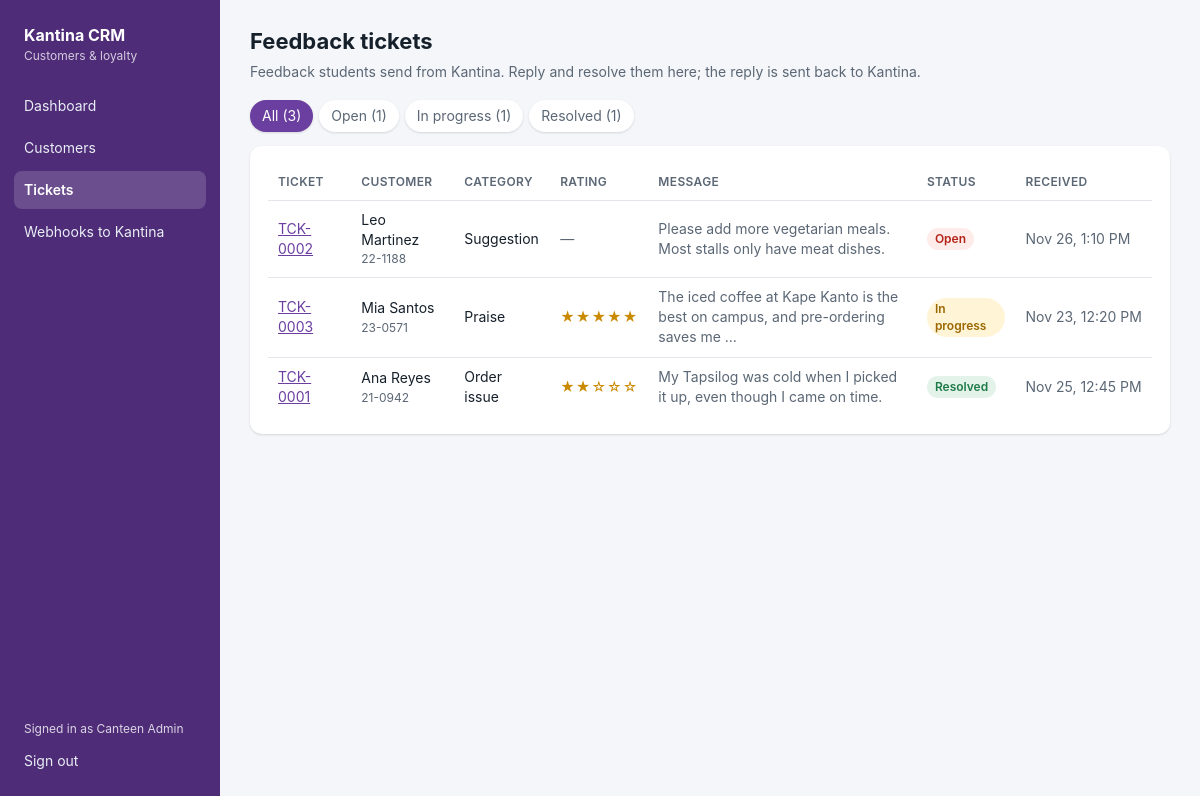
/crm/admin/tickets.php (signed in), run on the app's committed database.
### tables this page shows
CREATE TABLE crm_tickets (
  id           INT UNSIGNED AUTO_INCREMENT PRIMARY KEY,
  ticket_no    VARCHAR(20)  NULL UNIQUE,
  external_ref VARCHAR(40)  NOT NULL UNIQUE,
  customer_id  INT UNSIGNED NOT NULL,
  order_ref    VARCHAR(40)  NULL,
  stall_id     VARCHAR(40)  NULL,
  category     ENUM('order_issue','complaint','suggestion','praise') NOT NULL,
  rating       TINYINT UNSIGNED NULL,
  message      TEXT         NOT NULL,
  status       ENUM('open','in_progress','resolved') NOT NULL DEFAULT 'open',
  reply        TEXT         NULL,
  created_at   DATETIME     NOT NULL DEFAULT CURRENT_TIMESTAMP,
  updated_at   DATETIME     NOT NULL DEFAULT CURRENT_TIMESTAMP ON UPDATE CURRENT_TIMESTAMP,
  resolved_at  DATETIME     NULL,
  KEY idx_crm_tickets_status (status, created_at),
  CONSTRAINT fk_crm_tickets_customer FOREIGN KEY (customer_id) REFERENCES crm_customers(id) ON DELETE CASCADE
);

CREATE TABLE crm_customers (
  id              INT UNSIGNED AUTO_INCREMENT PRIMARY KEY,
  kantina_user_id INT UNSIGNED  NOT NULL UNIQUE,
  student_id      VARCHAR(20)   NULL,
  name            VARCHAR(120)  NOT NULL,
  email           VARCHAR(120)  NULL,
  orders_count    INT UNSIGNED  NOT NULL DEFAULT 0,
  total_spent     DECIMAL(10,2) NOT NULL DEFAULT 0,
  points          INT UNSIGNED  NOT NULL DEFAULT 0,
  tier            ENUM('Bronze','Silver','Gold') NOT NULL DEFAULT 'Bronze',
  first_order_at  DATETIME      NULL,
  last_order_at   DATETIME      NULL,
  created_at      DATETIME      NOT NULL DEFAULT CURRENT_TIMESTAMP,
  updated_at      DATETIME      NOT NULL DEFAULT CURRENT_TIMESTAMP ON UPDATE CURRENT_TIMESTAMP,
  KEY idx_crm_customers_name (name)
);

### crm/api/lib/Db.php (called while the page is built, shortened)
<?php
final class Db
{
    private static ?PDO $pdo = null;
    public static function pdo(): PDO
    {
        if (self::$pdo === null) {
            $dsn = sprintf(
                'mysql:host=%s;port=%d;dbname=%s;charset=utf8mb4',
                Config::get('db.host', '127.0.0.1'),
                (int) Config::get('db.port', 3306),
                Config::get('db.name')
            );
            self::$pdo = new PDO($dsn, Config::get('db.user', 'root'), (string) Config::get('db.pass', ''), [
                PDO::ATTR_ERRMODE => PDO::ERRMODE_EXCEPTION,
                PDO::ATTR_DEFAULT_FETCH_MODE => PDO::FETCH_ASSOC,
                PDO::ATTR_EMULATE_PREPARES => false,
                PDO::ATTR_STRINGIFY_FETCHES => false,
            ]);
            self::$pdo->exec("SET time_zone = '+08:00'");
            self::$pdo->exec("SET SESSION sql_mode = 'ONLY_FULL_GROUP_BY,STRICT_TRANS_TABLES,NO_ZERO_IN_DATE,NO_ZERO_DATE,ERROR_FOR_DIVISION_BY_ZERO,NO_ENGINE_SUBSTITUTION'");
        }
        return self::$pdo;
    }
    public static function all(string $sql, array $params = []): array
    {
        $stmt = self::pdo()->prepare($sql);
        $stmt->execute($params);
        return $stmt->fetchAll();
    }
    public static function one(string $sql, array $params = []): ?array
    {
        $stmt = self::pdo()->prepare($sql);
        $stmt->execute($params);
        $row = $stmt->fetch();
        return $row === false ? null : $row;
    }
    public static function value(string $sql, array $params = [])
    {
        $stmt = self::pdo()->prepare($sql);
        $stmt->execute($params);
        $value = $stmt->fetchColumn();
        return $value === false ? null : $value;
    }
}

### crm/api/src/Reports.php (called while the page is built)
<?php
final class Reports
{
    public static function summary(): array
    {
        $tiers = ['Bronze' => 0, 'Silver' => 0, 'Gold' => 0];
        foreach (Db::all('SELECT tier, COUNT(*) AS n FROM crm_customers GROUP BY tier') as $row) {
            $tiers[$row['tier']] = (int) $row['n'];
        }
        $tickets = ['open' => 0, 'in_progress' => 0, 'resolved' => 0];
        foreach (Db::all('SELECT status, COUNT(*) AS n FROM crm_tickets GROUP BY status') as $row) {
            $tickets[$row['status']] = (int) $row['n'];
        }
        $rating = Db::one('SELECT AVG(rating) AS avg_rating, COUNT(rating) AS rated FROM crm_tickets WHERE rating IS NOT NULL');
        return [
            'customers' => array_sum($tiers),
            'tiers' => $tiers,
            'points_outstanding' => (int) Db::value('SELECT COALESCE(SUM(points), 0) FROM crm_customers'),
            'points_earned_from_orders' => (int) Db::value("SELECT COALESCE(SUM(points), 0) FROM crm_interactions WHERE type = 'order_completed'"),
            'orders' => (int) Db::value("SELECT COUNT(*) FROM crm_interactions WHERE type = 'order_completed'"),
            'revenue' => money(Db::value('SELECT COALESCE(SUM(total_spent), 0) FROM crm_customers')),
            'tickets' => $tickets,
            'average_rating' => $rating['rated'] ? round((float) $rating['avg_rating'], 1) : null,
            'rated_tickets' => (int) $rating['rated'],
        ];
    }
}

### crm/api/lib/bootstrap.php (called while the page is built, shortened)
<?php
require_once __DIR__ . '/Config.php';
require_once __DIR__ . '/Db.php';
function money($value): float
{
    return round((float) $value, 2);
}

### crm/api/lib/Config.php (called while the page is built, shortened)
<?php
final class Config
{
    private static array $data = [];
    private static string $appDir = '';
    public static function load(string $appDir, string $appName): void
    {
        self::$appDir = rtrim($appDir, '/\\');
        $config = require self::$appDir . '/config.php';
        self::$data = $config;
    }
    public static function get(string $path, $default = null)
    {
        $node = self::$data;
        foreach (explode('.', $path) as $key) {
            $node = $node[$key];
        }
        return $node;
    }
}

### crm/api/src/Tickets.php (called while the page is built, shortened)
<?php
final class Tickets
{
    private static function baseSql(): string
    {
        return 'SELECT t.*, c.kantina_user_id, c.student_id, c.name AS customer_name
                  FROM crm_tickets t JOIN crm_customers c ON c.id = t.customer_id';
    }
    public static function list(?string $status = null, int $limit = 200): array
    {
        $sql = self::baseSql();
        $args = [];
        $sql .= " ORDER BY FIELD(t.status, 'open', 'in_progress', 'resolved'), t.created_at DESC LIMIT " . max(1, $limit);
        return Db::all($sql, $args);
    }
}

### crm/admin/tickets.php (the view, shortened to what this page needs)
<?php
require __DIR__ . '/_init.php';
    ?>
    <?php
$status = isset($_GET['status']) && in_array($_GET['status'], Tickets::STATUSES, true) ? $_GET['status'] : null;
$tickets = Tickets::list($status);
$counts = Reports::summary()['tickets'];
layout_start('Tickets', 'tickets');
?>
<div class="page-head">
  <div>
    <h1>Feedback tickets</h1>
    <div class="muted">Feedback students send from Kantina. Reply and resolve them here; the reply is sent back to Kantina.</div>
  </div>
</div>
<div class="tabs">
  <a href="tickets.php"<?= $status ? '' : ' class="active"' ?>>All (<?= array_sum($counts) ?>)</a>
  <?php foreach (Tickets::STATUSES as $s): ?>
    <a href="tickets.php?status=<?= h($s) ?>"<?= $status === $s ? ' class="active"' : '' ?>><?= h(Tickets::LABELS[$s]) ?> (<?= (int) $counts[$s] ?>)</a>
  <?php endforeach; ?>
</div>
<div class="card table-wrap">
  <?php if (!$tickets): ?><p class="muted">No tickets<?= $status ? ' with this status' : '' ?>.</p><?php else: ?>
  <table>
    <tr><th>Ticket</th><th>Customer</th><th>Category</th><th>Rating</th><th>Message</th><th>Status</th><th>Received</th></tr>
    <?php foreach ($tickets as $t): ?>
      <tr class="clickable" onclick="location.href='tickets.php?no=<?= h(urlencode($t['ticket_no'])) ?>'">
        <td><a href="tickets.php?no=<?= h(urlencode($t['ticket_no'])) ?>"><?= h($t['ticket_no']) ?></a></td>
        <td><?= h($t['customer_name']) ?><div class="small muted"><?= h($t['student_id']) ?></div></td>
        <td><?= h(Tickets::LABELS[$t['category']]) ?></td>
        <td><?= stars($t['rating'] === null ? null : (int) $t['rating']) ?></td>
        <td style="max-width:320px;" class="muted"><?= h(mb_strimwidth($t['message'], 0, 80, '…')) ?></td>
        <td><?= status_badge($t['status']) ?></td>
        <td class="muted nowrap"><?= h(date('M j, g:i A', strtotime($t['created_at']))) ?></td>
      </tr>
    <?php endforeach; ?>
  </table>
  <?php endif; ?>
</div>
<?php
layout_end();

### crm/admin/_layout.php (shortened to what this page needs)
<?php
function layout_start(string $title, string $active): void
{
    $admin = $_SESSION['admin'] ?? null;
    $nav = [
        'index' => ['index.php', 'Dashboard'],
        'customers' => ['customers.php', 'Customers'],
        'tickets' => ['tickets.php', 'Tickets'],
        'webhooks' => ['webhooks.php', 'Webhooks to Kantina'],
    ];
    ?><!DOCTYPE html>
<html lang="en">
<head>
<link rel="stylesheet" href="admin.css">
</head>
<body>
<div class="shell">
  <nav class="side" aria-label="CRM">
    <div class="brand">Kantina CRM<small>Customers &amp; loyalty</small></div>
    <?php foreach ($nav as $key => [$href, $label]): ?>
      <a href="<?= $href ?>"<?= $key === $active ? ' class="active" aria-current="page"' : '' ?>><?= h($label) ?></a>
    <?php endforeach; ?>
    <div class="spacer"></div>
    <?php if ($admin): ?>
      <span class="small" style="padding:0 10px;opacity:.8;">Signed in as <?= h($admin['name']) ?></span>
      <a href="logout.php">Sign out</a>
    <?php endif; ?>
  </nav>
  <main class="main">
<?php
}
function layout_end(): void
{
    ?>
  </main>
</div>
</body>
</html>
<?php
}

### crm/admin/_init.php (shortened to what this page needs)
<?php
require_once __DIR__ . '/../api/lib/bootstrap.php';
require_once __DIR__ . '/../api/src/Tickets.php';
require_once __DIR__ . '/../api/src/Reports.php';
require_once __DIR__ . '/_layout.php';
function h($value): string
{
    return htmlspecialchars((string) $value, ENT_QUOTES, 'UTF-8');
}
function status_badge(string $status): string
{
    $class = ['open' => 'bad', 'in_progress' => 'warn', 'resolved' => 'ok'][$status] ?? 'gray';
    return '<span class="badge ' . $class . '">' . h(Tickets::LABELS[$status] ?? $status) . '</span>';
}
function stars(?int $rating): string
{
    return $rating ? '<span class="stars" title="' . $rating . ' of 5">' . str_repeat('★', $rating) . str_repeat('☆', 5 - $rating) . '</span>' : '<span class="muted">—</span>';
}

### crm/admin/admin.css (style rules this page uses)
:root { --accent:#6B3FA0; --accent-deep:#4E2C78; --accent-tint:#F1EAF8; --ink:#16202B; --ink-soft:#5B6775; --ink-faint:#8C96A3; --line:#E3E7EC; --bg:#F4F6F9; --white:#fff; --ok:#1E7B47; --ok-tint:#E3F3EA; --warn:#9A6700; --warn-tint:#FFF4D6; --bad:#B42318; --bad-tint:#FDECEA; --radius:12px; --shadow:0 1px 2px rgba(16,24,40,.06), 0 1px 3px rgba(16,24,40,.08); }
* { box-sizing:border-box; }
html,body { margin:0; }
body { font-family:-apple-system,BlinkMacSystemFont,"Segoe UI",Roboto,Helvetica,Arial,sans-serif; background:var(--bg); color:var(--ink); font-size:14px; line-height:1.45; }
a { color:var(--accent); }
h1 { font-size:22px; margin:0 0 4px; }
.muted { color:var(--ink-soft); }
.small { font-size:12px; }
.shell { display:grid; grid-template-columns:220px 1fr; min-height:100vh; }
.side { background:var(--accent-deep); color:#fff; padding:20px 14px; display:flex; flex-direction:column; gap:4px; }
.brand { font-weight:700; font-size:16px; padding:4px 10px 18px; }
.brand small { display:block; font-weight:400; opacity:.75; font-size:12px; }
.side a { color:#E9EEF5; text-decoration:none; padding:9px 10px; border-radius:8px; }
.side a.active { background:rgba(255,255,255,.16); color:#fff; font-weight:600; }
.side .spacer { flex:1; }
.main { padding:26px 30px 60px; max-width:1200px; }
.page-head { display:flex; align-items:flex-end; justify-content:space-between; gap:16px; margin-bottom:18px; flex-wrap:wrap; }
.card { background:var(--white); border-radius:var(--radius); box-shadow:var(--shadow); padding:18px; margin-bottom:18px; }
table { width:100%; border-collapse:collapse; }
th,td { text-align:left; padding:9px 10px; border-bottom:1px solid var(--line); vertical-align:middle; }
th { font-size:12px; color:var(--ink-soft); font-weight:600; text-transform:uppercase; letter-spacing:.03em; }
tr:last-child td { border-bottom:0; }
.table-wrap { overflow-x:auto; }
.badge { display:inline-block; padding:2px 8px; border-radius:999px; font-size:12px; font-weight:600; background:var(--accent-tint); color:var(--accent-deep); }
.badge.ok { background:var(--ok-tint); color:var(--ok); }
.badge.warn { background:var(--warn-tint); color:var(--warn); }
.badge.bad { background:var(--bad-tint); color:var(--bad); }
.tabs { display:flex; gap:6px; flex-wrap:wrap; margin-bottom:14px; }
.tabs a { padding:6px 12px; border-radius:999px; text-decoration:none; background:#fff; color:var(--ink-soft); box-shadow:var(--shadow); }
.tabs a.active { background:var(--accent); color:#fff; }
.nowrap { white-space:nowrap; }
.stars { color:#C98A00; letter-spacing:1px; white-space:nowrap; }
tr.clickable { cursor:pointer; }

### data on the page
crm_tickets: ticket_no "TCK-0002", customer.name "Leo Martinez", customer.student_id "22-1188", category "Suggestion", message "Please add more vegetarian meals. Most stalls only have meat dishes.", status "Open", created_at "Nov 26, 1:10 PM"
crm_tickets: ticket_no "TCK-0003", customer.name "Mia Santos", customer.student_id "23-0571", category "Praise", rating "★★★★★", message "The iced coffee at Kape Kanto is the best on campus, and pre-ordering saves me …", status "In progress", created_at "Nov 23, 12:20 PM"
crm_tickets: ticket_no "TCK-0001", customer.name "Ana Reyes", customer.student_id "21-0942", category "Order issue", rating "★★", rating "☆☆☆", message "My Tapsilog was cold when I picked it up, even though I came on time.", status "Resolved", created_at "Nov 25, 12:45 PM"

### other printed values
$label "Dashboard"
$label "Customers"
$label "Tickets"
$label "Webhooks to Kantina"
$admin['name'] "Canteen Admin"
array_sum($counts) "3"
Tickets::LABELS[$s] "Open"
$counts[$s] "1"
Tickets::LABELS[$s] "In progress"
Tickets::LABELS[$s] "Resolved"
